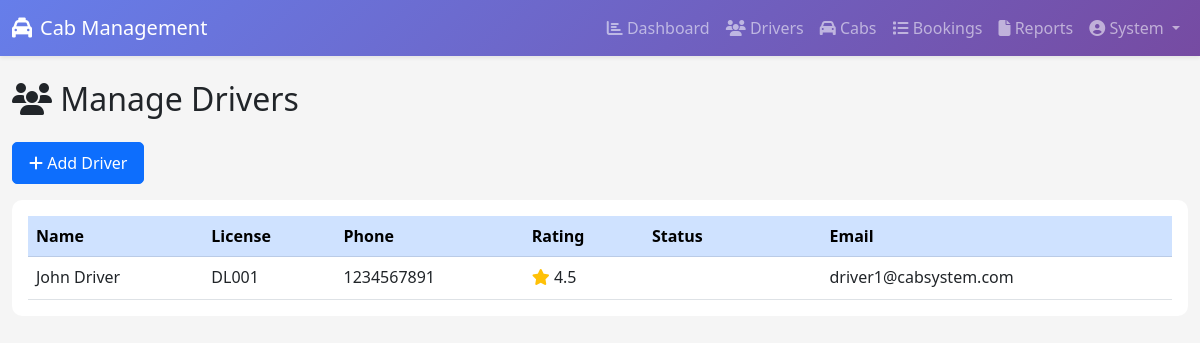
Page /admin/manage-drivers (signed in) on the committed database.
### app.py (models this page shows)
class Driver(db.Model):
    __tablename__ = 'drivers'
    id = db.Column(db.Integer, primary_key=True)
    user_id = db.Column(db.Integer, db.ForeignKey('users.id'), nullable=False)
    license_no = db.Column(db.String(50), unique=True, nullable=False)
    rating = db.Column(db.Float, default=0.0)
    status = db.Column(db.String(20), default='available')
    created_at = db.Column(db.DateTime, default=datetime.utcnow)
    bookings = db.relationship('Booking', backref='driver', lazy=True)
    cab = db.relationship('Cab', backref='assigned_driver', uselist=False)

class User(db.Model):
    __tablename__ = 'users'
    id = db.Column(db.Integer, primary_key=True)
    username = db.Column(db.String(150), unique=True, nullable=False)
    email = db.Column(db.String(255), unique=True, nullable=False)
    password = db.Column(db.String(200), nullable=False)
    first_name = db.Column(db.String(100))
    last_name = db.Column(db.String(100))
    phone = db.Column(db.String(20))
    role = db.Column(db.String(20), nullable=False)  # customer, driver, admin
    is_active = db.Column(db.Boolean, default=True)
    created_at = db.Column(db.DateTime, default=datetime.utcnow)
    bookings = db.relationship('Booking', foreign_keys='Booking.customer_id', backref='customer', lazy=True)
    driver_profile = db.relationship('Driver', backref='user', uselist=False)

### app.py (the view)
@app.route('/admin/manage-drivers')
@role_required('admin')
def manage_drivers():
    drivers = Driver.query.options(db.joinedload(Driver.user)).all()
    return render_template('admin/manage_drivers.html', drivers=drivers)

### app.py (called while the page is built)
def role_required(*roles):
    def decorator(f):
        @wraps(f)
        def decorated_function(*args, **kwargs):
            if 'user_id' not in session:
                return redirect(url_for('login'))
            if session.get('role') not in roles:
                flash('Unauthorized access', 'danger')
                return redirect(url_for('dashboard'))
            return f(*args, **kwargs)
        return decorated_function
    return decorator

### templates/admin/manage_drivers.html (shortened to what this page needs)
{% extends "base.html" %}
{% block content %}
<h2 class="mb-4"><i class="fas fa-users"></i> Manage Drivers</h2>
<a href="{{ url_for('add_driver') }}" class="btn btn-primary mb-3"><i class="fas fa-plus"></i> Add Driver</a>
<div class="card">
    <div class="card-body">
        <div class="table-responsive">
            <table class="table table-hover">
                <thead class="table-primary">
                    <tr>
                        <th>Name</th>
                        <th>License</th>
                        <th>Phone</th>
                        <th>Rating</th>
                        <th>Status</th>
                        <th>Email</th>
                    </tr>
                </thead>
                <tbody>
                    {% for driver in drivers %}
                    <tr>
                        <td>{{ driver.user.first_name }} {{ driver.user.last_name }}</td>
                        <td>{{ driver.license_no }}</td>
                        <td>{{ driver.user.phone }}</td>
                        <td><i class="fas fa-star text-warning"></i> {{ driver.rating }}</td>
                        <td>
                            <span class="badge bg-{% if driver.status == 'available' %}
                                success{% elif driver.status == 'on_trip' %}
                                info{% else %}
                                secondary{% endif %}">
                            </span>
                        </td>
                        <td>{{ driver.user.email }}</td>
                    </tr>
                    {% endfor %}
                </tbody>
            </table>
        </div>
    </div>
</div>
{% endblock %}

### static/css/style.css (style rules this page uses)
:root { --primary: #0d6efd; --success: #198754; --warning: #ffc107; --danger: #dc3545; --info: #0dcaf0; }
body { background-color: #f5f5f5; font-family: 'Segoe UI', Tahoma, Geneva, Verdana, sans-serif; }
.card { border: none; border-radius: 10px; transition: transform 0.3s ease; margin-bottom: 20px; }
.badge { padding: 6px 12px; font-size: 0.85rem; border-radius: 20px; }
.btn { border-radius: 5px; padding: 8px 16px; font-weight: 500; transition: all 0.3s ease; }
.table { margin-bottom: 0; }
* { transition: background-color 0.3s ease, color 0.3s ease; }

### rows in the picture
Driver: user.first_name "John", user.last_name "Driver", license_no "DL001", user.phone "1234567891", rating "4.5", user.email "driver1@cabsystem.com"

### other values in the picture
{{ session.first_name }} "System"
